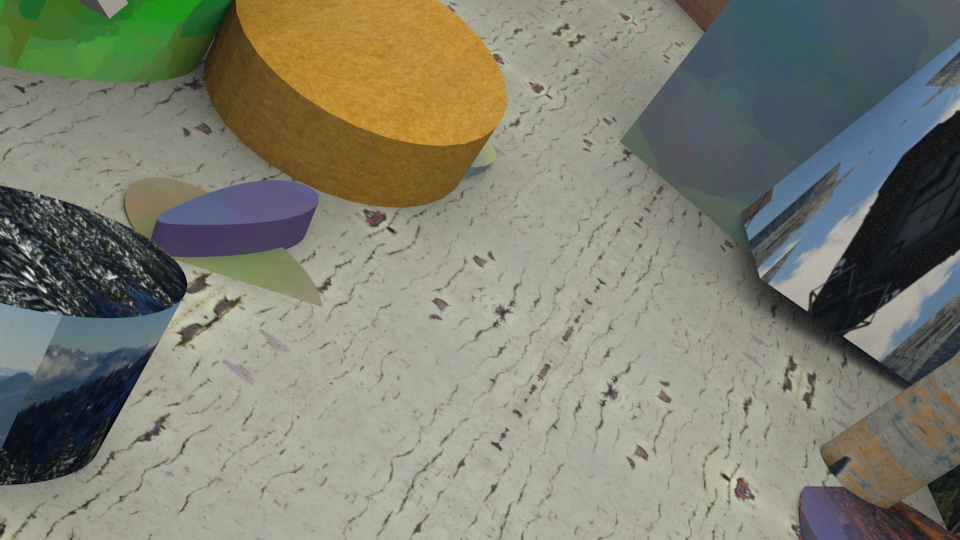
#> input picture input_images/part2/1/0015_rgb_left.png, 960 x 540 px
$ jupyter execute neelan.ipynb   (shell and % lines are left out)
#> lines starting #> are read from the running program, lines starting #| are printed output that depends on the picture
[cell 1]
import numpy as np
from PIL import Image, ImageDraw
import math
import matplotlib.pyplot as plt

[cell 2]
left_img = Image.open('input_images/part2/1/0015_rgb_left.png')
#> left_img is the input picture: PIL image 960x540 RGB; mean R, G, B 127, 127.7, 112.9
right_img = Image.open('input_images/part2/1/0015_rgb_right.png')
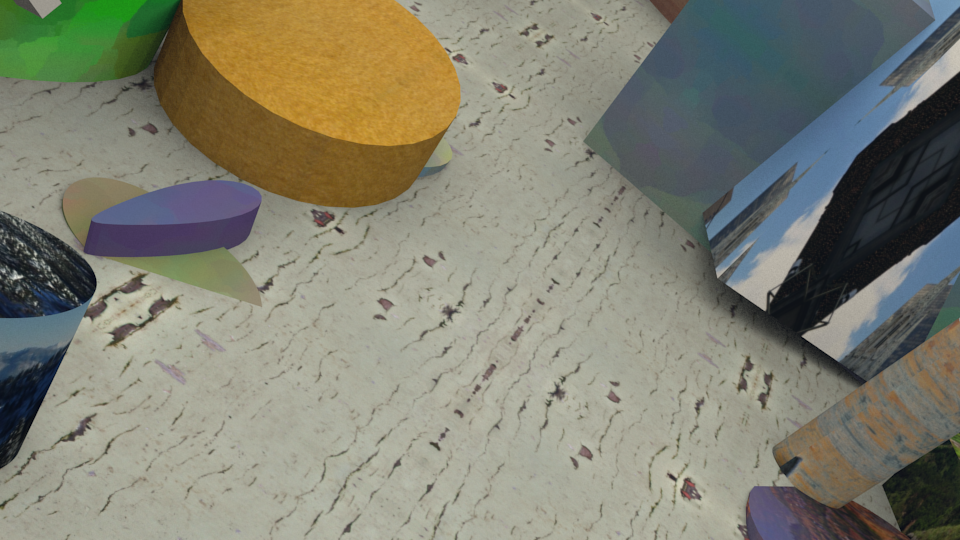
#> input picture input_images/part2/1/0015_rgb_right.png, 960 x 540 px
#> right_img is the input picture: PIL image 960x540 RGB; mean R, G, B 128.8, 128.8, 113.8

[cell 3]
left_img = left_img.resize((180,100))
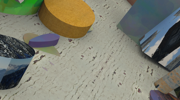
#> left_img: PIL image 180x100 RGB; mean R, G, B 127, 127.7, 112.9
right_img = right_img.resize((180,100))
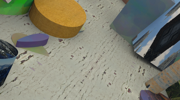
#> right_img: PIL image 180x100 RGB; mean R, G, B 128.8, 128.8, 113.8

[cell 4]
def ssd(a, b):
    return np.sum((a - b) ** 2)

[cell 5]
def generate_box(img, x, y, wl, wr, hu, hd):
    w = wl + wr + 1
    h = hu + hd + 1
    start_x = x - wl
    start_y = y - hu
    col_list = []
    for j in range(h):
        row_list = []
        for i in range(w):
            row_list.append(img.getpixel((start_x+i,start_y+j)))
        col_list.append(row_list)
    return np.array(col_list)

[cell 6]
def disp_map(img1, img2, window_size=5):
#> called with window_size = 9
    width, height = img1.size
#> width = 180; height = 100
    s = window_size //2
    disp_arr = np.zeros((height,width))
    for y in range(height):
        for x in range(width):
            wl = min(x, s)
            wr = min(width-1-x, s)
            hu = min(y, s)
            hd = min(height-1-y, s)
            ref_box = generate_box(img1, x, y, wl, wr, hu, hd)
            min_cost = math.inf
            best_d = None
            for x2 in range(wl, width-wr, 1):
                sliding_box = generate_box(img2, x2, y, wl, wr, hu, hd)
                cost = ssd(ref_box, sliding_box)
                if cost < min_cost:
                    min_cost = cost
                    best_d = x2 - x
            disp_arr[y,x] = best_d
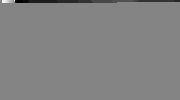
#> disp_arr: shape (100, 180) float64; min -13, max 12, mean -0.185; drawn with min black and max white
    return disp_arr
